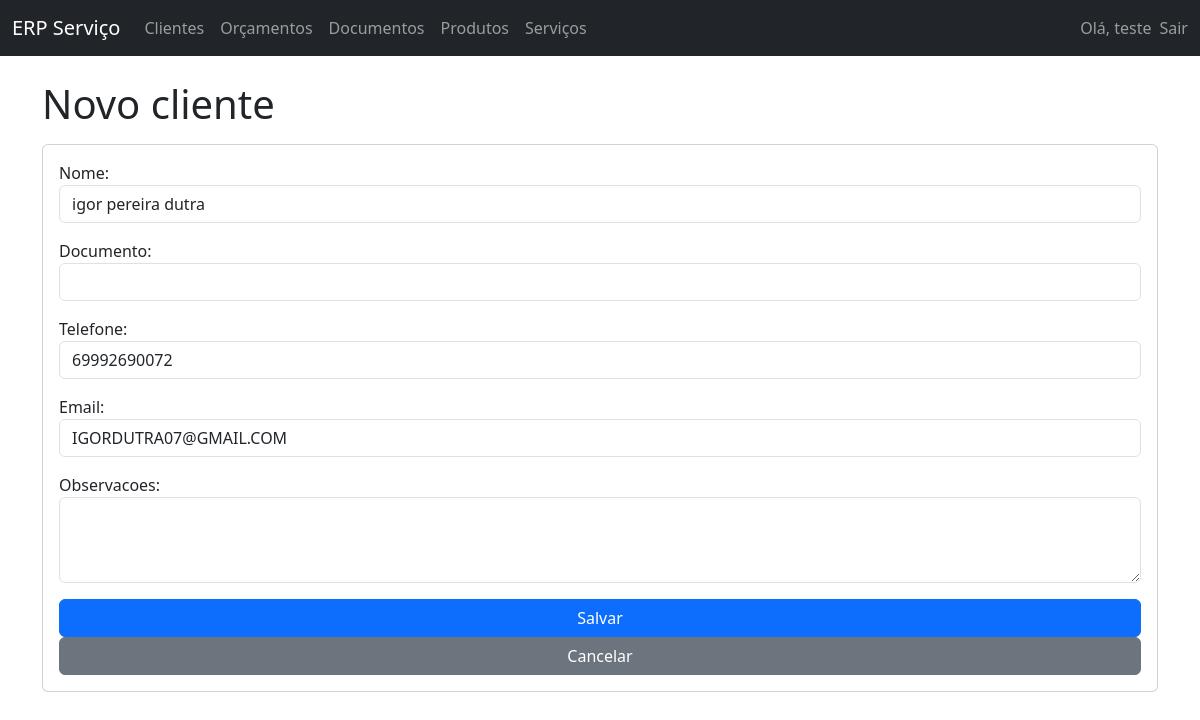
Screenshot of /clientes/2/editar/ (signed in) with the database file from the repository.
### core/models.py (models this page shows, shortened)
class Cliente(models.Model):
    empresa = models.ForeignKey(Empresa, on_delete=models.CASCADE)
    nome = models.CharField(max_length=150)
    documento = models.CharField(max_length=20, blank=True, null=True)
    telefone = models.CharField(max_length=20, blank=True, null=True)
    email = models.EmailField(blank=True, null=True)
    observacoes = models.TextField(blank=True, null=True)
    criado_em = models.DateTimeField(auto_now_add=True)

### core/views.py (the view)
# urls.py: path('clientes/<int:pk>/editar/', views.cliente_update, name='cliente_update'),
@login_required
def cliente_update(request, pk):
    empresa = get_empresa_from_user(request.user)
    cliente = get_object_or_404(Cliente, pk=pk, empresa=empresa)
    if request.method == 'POST':
        form = ClienteForm(request.POST, instance=cliente)
        if form.is_valid():
            form.save()
            messages.success(request, 'Cliente atualizado com sucesso.')
            return redirect('core:cliente_list')
    else:
        form = ClienteForm(instance=cliente)
    return render(request, 'core/cliente_form.html', {'form': form})

### core/forms.py
class ClienteForm(forms.ModelForm):
    class Meta:
        model = Cliente
        fields = ['nome', 'documento', 'telefone', 'email', 'observacoes']
        widgets = {
            'nome': forms.TextInput(attrs={'class': 'form-control'}),
            'documento': forms.TextInput(attrs={'class': 'form-control'}),
            'telefone': forms.TextInput(attrs={'class': 'form-control'}),
            'email': forms.EmailInput(attrs={'class': 'form-control'}),
            'observacoes': forms.Textarea(attrs={'class': 'form-control', 'rows': 3}),
        }

### core/utils.py (called while the page is built)
def get_empresa_from_user(user):
    if not hasattr(user, 'perfil'):
        raise ImproperlyConfigured('Usuário sem perfil configurado.')
    return user.perfil.empresa

### core/templates/core/cliente_form.html (shortened to what this page needs)
{% extends 'core/base.html' %}
{% block content %}
<h1 class="mb-3">
  {% if cliente %}Editar cliente{% else %}Novo cliente{% endif %}
</h1>
<form method="post" class="card p-3">
    {{ form.as_p }}
    <button type="submit" class="btn btn-primary">Salvar</button>
    <a href="{% url 'core:cliente_list' %}" class="btn btn-secondary">Cancelar</a>
</form>
{% endblock %}

### core/templates/core/base.html (shortened to what this page needs)
<!DOCTYPE html>
<html lang="pt-br">
<head>
  <link href="https://cdn.jsdelivr.net/npm/bootstrap@5.3.3/dist/css/bootstrap.min.css" rel="stylesheet">
</head>
<body>
  <nav class="navbar navbar-expand-lg navbar-dark bg-dark mb-4">
    <div class="container-fluid">
      <a class="navbar-brand" href="{% url 'core:dashboard' %}">ERP Serviço</a>
      <div class="collapse navbar-collapse" id="navbarNav">
        <ul class="navbar-nav me-auto mb-2 mb-lg-0">
          <li class="nav-item">
            <a class="nav-link" href="{% url 'core:cliente_list' %}">Clientes</a>
          </li>
          <li class="nav-item">
            <a class="nav-link" href="{% url 'core:orcamento_list' %}">Orçamentos</a>
          </li>
          <li class="nav-item">
            <a class="nav-link" href="{% url 'core:documento_list' %}">Documentos</a>
          </li>
          <li class="nav-item">
            <a class="nav-link" href="{% url 'core:produto_list' %}">Produtos</a>
          </li>
          <li class="nav-item">
            <a class="nav-link" href="{% url 'core:servico_list' %}">Serviços</a>
          </li>
        </ul>
        <ul class="navbar-nav ms-auto mb-2 mb-lg-0">
          {% if user.is_authenticated %}
          <li class="nav-item me-2">
            <span class="navbar-text">
              Olá, {{ user.username }}
            </span>
          </li>
          <li class="nav-item">
            <form method="post" action="{% url 'logout' %}">
              <button type="submit" class="nav-link btn btn-link p-0 m-0 align-baseline">
                Sair
              </button>
            </form>
          </li>
          {% else %}
          <li class="nav-item">
            <a class="nav-link" href="{% url 'login' %}">Entrar</a>
          </li>
          {% endif %}
        </ul>
      </div>
    </div>
  </nav>
  <div class="container">
    {% block content %}{% endblock %}
  </div>
</body>
</html>

### rows the page displays
Cliente: nome "igor pereira dutra", telefone "69992690072", email "IGORDUTRA07@GMAIL.COM"

### other values shown
{{ user.username }} "teste"
